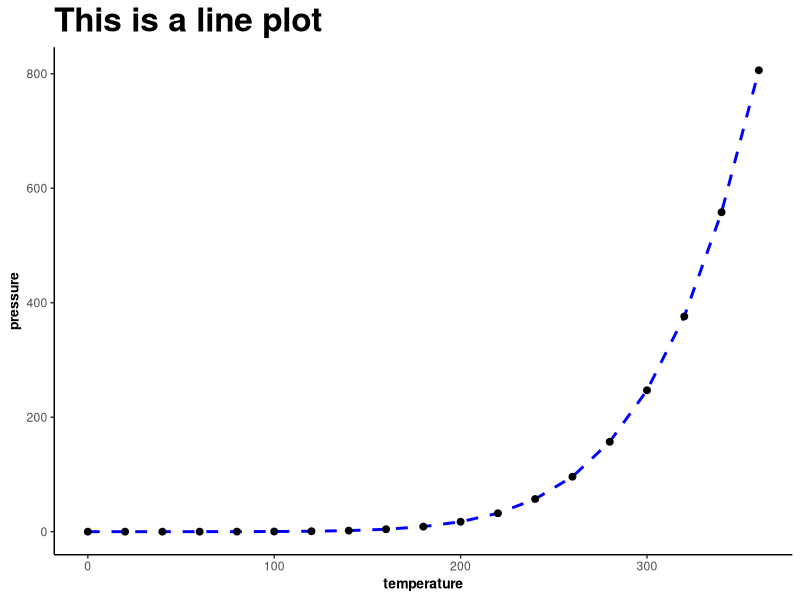

Reproduce this figure in R.
##########################################
# Add a new script called test.
# Author: Suh-Yuen Liang
# Date: 2023/12/18
# Revision: 2023/12/18
##########################################
library(ggplot2)
library(dplyr)
# show sessioninfo
sessionInfo()

# show dataset 
head(datasets::pressure)

# show line plot
ggplot(pressure, aes(x=temperature, y=pressure))+
  geom_line(colour='blue',linetype=2, size=1)+
  geom_point(colour="black", size=2, show.legend =T)+
  theme_classic()+
  ggtitle('This is a line plot')+
  theme(title=element_text(size=20, face="bold", hjust=0.5),
  axis.title = element_text(size=10,  hjust=0.5))
